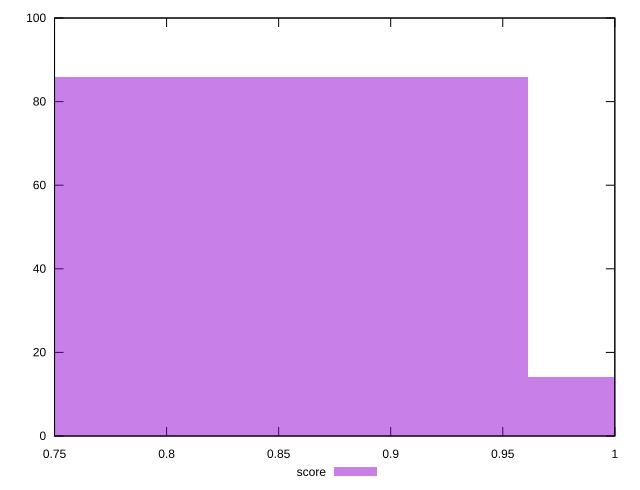

This chart was generated by the following gnuplot code:
reset

$score <<EOF
0.8543895715363683 86
1.0679869644204603 14
EOF

set key outside below
set boxwidth 0.21359739288409207
set xrange [0.75:1]
set yrange [0:100]
set trange [0:100]
set style fill transparent solid 0.5 noborder
set terminal svg size 640, 490 enhanced background rgb 'white'
set output "reports/report_00033_2021-03-01T14-23-16.841Z/uses-rel-preconnect/samples/astro-cached/score/histogram.svg"

plot $score title "score" with boxes

reset
